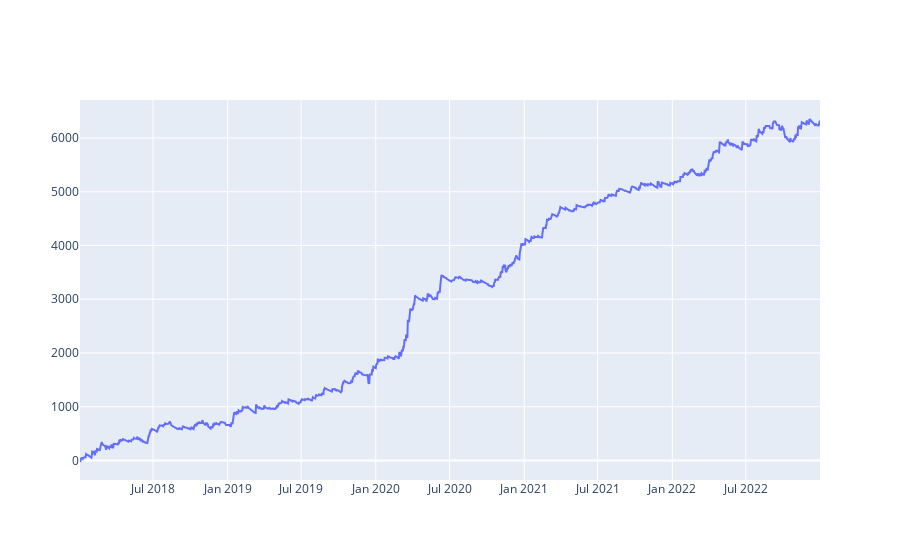

Source (notebook cell):
### Code cell
granularity = "M15"
start_date = "2018-01-02"
end_date = "2023-01-02"

pairs = ['GBP_JPY']

fig = go.Figure()
for pairname in pairs:
    df_results = run_pair(start_date, end_date, pairname, granularity)
    fig.add_trace(
        go.Scatter(
            x=df_results.date,
            y=df_results.gain,
            line=dict(width=2),
            line_shape="linear",
            name=pairname,
        )
    )
fig.show()

### Figure 1 — Plotly figure (JSON) as saved in the notebook; plotly's stock layout.template omitted (floating-point values rounded to 4 significant figures; data arrays with more than 128 entries replaced by an {"elided": "..."} marker saying what was removed)
{"data": [{"line": {"shape": "linear", "width": 2}, "name": "GBP_JPY", "type": "scatter", "x": {"elided": "1825 str values"}, "y": {"elided": "1825 float values"}}], "layout": {}}
